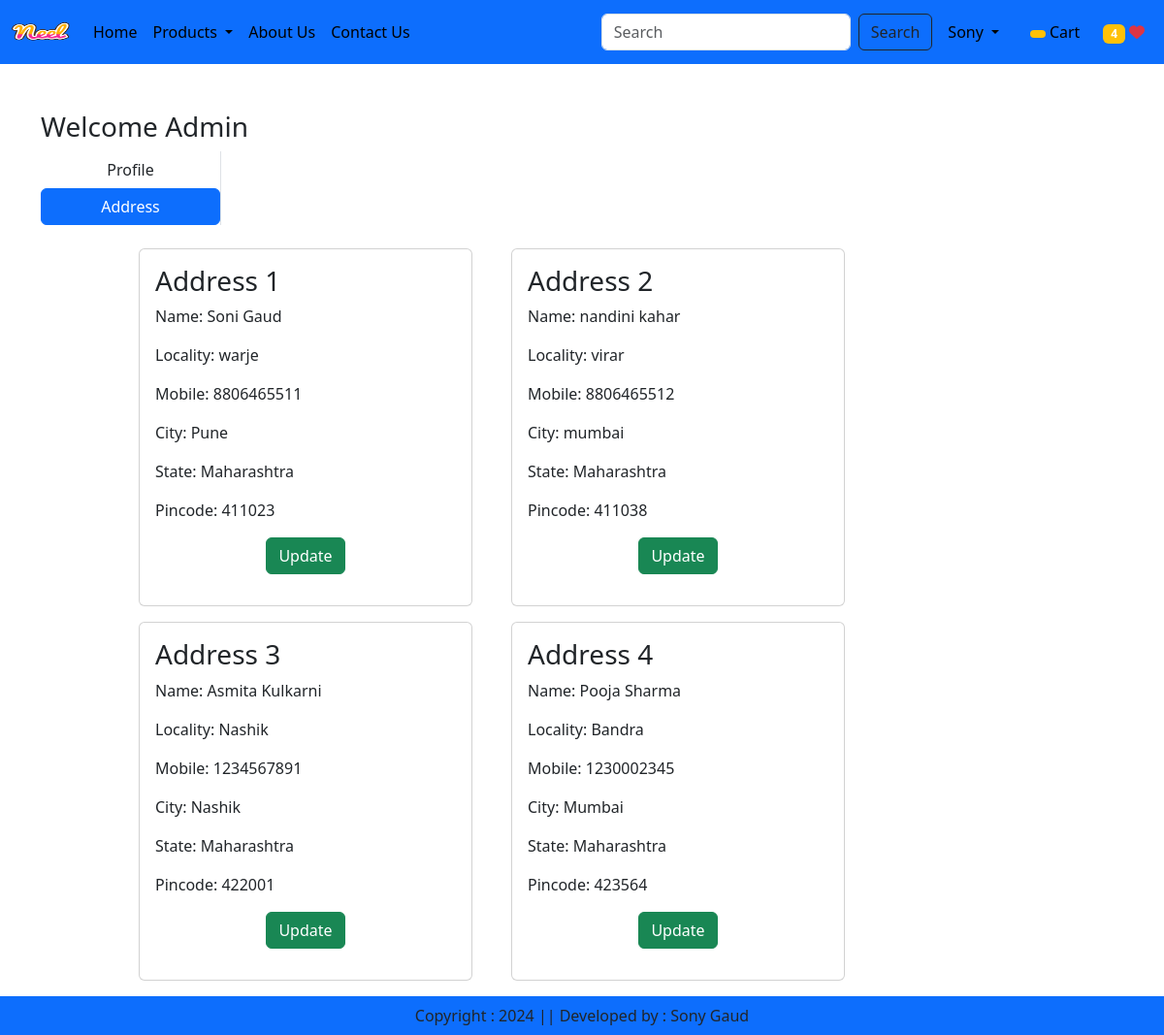
The app's page /address/ (signed in) with its own data.
### app/models.py (models this page shows, shortened)
class Customer(models.Model):
    user = models.ForeignKey(User, on_delete = models.CASCADE)
    name = models.CharField(max_length = 200)
    locality = models.CharField(max_length = 200)
    city = models.CharField(max_length = 50)
    mobile = models.IntegerField(default = 0)
    zipcode = models.IntegerField()
    state = models.CharField(choices= STATE_CHOICES, max_length = 100)

### app/views.py (the view)
# urls.py: path("address/", views.address, name='address'),
@login_required
def address(request):
    add = Customer.objects.filter(user=request.user)
    totalitem = 0
    wishitem = 0
    if request.user.is_authenticated:
        totalitem = len(Cart.objects.filter(user=request.user))
        wishitem = len(Wishlist.objects.filter(user=request.user))
    return render(request, 'app/address.html', locals())

### app/templates/app/address.html (shortened to what this page needs)
{% extends 'app/base.html' %}
{% load static %}
{% block main-content %}
<div class="container my-5">
    <div class="row">
        <h3> Welcome  <span class="text-capitalize"> {{request.user}}</span></h3>
    </div>
    <div class="col-sm-2 border-end">
        <ul class="list-unstyled">
            <li class="d-grid"><a href="{% url 'profile' %}" class="btn"> Profile </a></li>
            <li class="d-grid"><a href="{% url 'address' %}" class="btn btn-primary"> Address </a></li>
        </ul>
    </div>
    <div class="col-sm-8 offset-sm-1">
        <div class="row">
            {% for ad in add %}
            <div class="col-sm-6">
                <div class="card m-2">
                    <div class="card-body">
                        <h3> Address {{forloop.counter}} </h3>
                        <p> Name: {{ad.name}} </p>
                        <p> Locality: {{ad.locality}} </p>
                        <p> Mobile: {{ad.mobile}} </p>
                        <p> City: {{ad.city}} </p>
                        <p> State: {{ad.state}} </p>
                        <p> Pincode: {{ad.zipcode}} </p>
                        <p class="text-center"><a href="{% url 'updateAddress' pk=ad.id %}" type="button" class="btn btn-success"> Update </a></p>
                    </div>
                </div>
            </div>
            {% endfor %}
        </div>
    </div>
</div>
{% endblock main-content %}

### records on screen
Customer: name "Soni Gaud", locality "warje", mobile "8806465511", city "Pune", state "Maharashtra", zipcode "411023"
Customer: name "nandini kahar", locality "virar", mobile "8806465512", city "mumbai", state "Maharashtra", zipcode "411038"
Customer: name "Asmita Kulkarni", locality "Nashik", mobile "1234567891", city "Nashik", state "Maharashtra", zipcode "422001"
Customer: name "Pooja Sharma", locality "Bandra", mobile "1230002345", city "Mumbai", state "Maharashtra", zipcode "423564"

### other values on screen
{{ wishitem }} "4"
{{ request.user }} "Admin"
